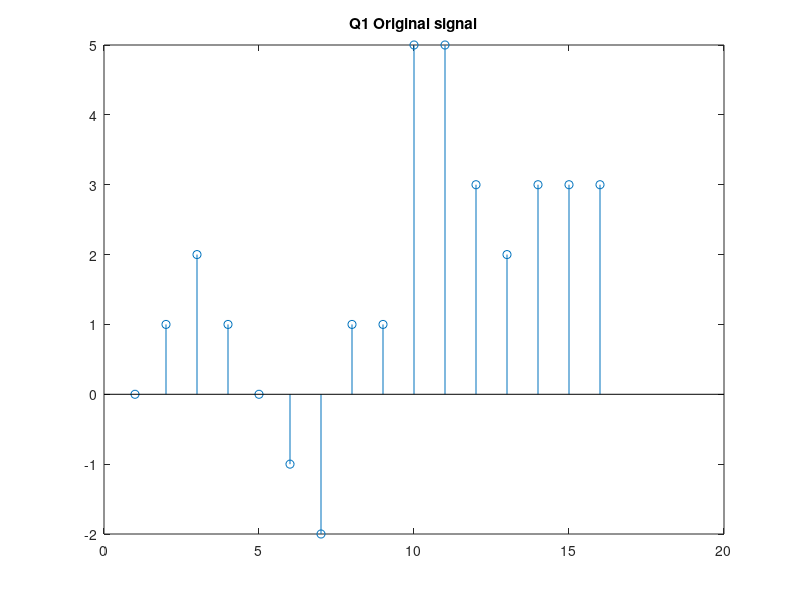

Source code (MATLAB): (Note: this script raises an error after producing the figure.)
%% Main code
clc;
close all;
clear all;

%% Q1

f = [0, 1, 2, 1, 0, -1, -2, 1, 1, 5, 5, 3, 2, 3, 3, 3];

% stem plot of the signal f
figure(1);
stem(f);
title('Q1 Original signal');

%% Q5

% apply level 3 dwt on f
[approx, details] = haar_dwt(f, 3);

% plot approx and details of level 1,2,3
figure(2);
subplot(2,2,1);
stem(approx);
title('Q2 Level 3 approximation');
axis ([0 8 -3 9])

subplot(2,2,2);
stem(details{1});
title('Level 1 details');
axis ([0 8 -3 3])

subplot(2,2,3);
stem(details{2});
title('Level 2 details');
axis ([0 8 -3 3])

subplot(2,2,4);
stem(details{3});
title('Level 3 details');
axis ([0 8 -3 3])

%% Q7

% plot reconstructed signal f with idwt from the approx and details
f_rec1 = haar_idwt(approx, details);
figure(3);
stem(f_rec1);
title('Q7 Reconstructed signal');

% compute squared error of the reconstruction
SE1 = sum((f-f_rec1).^2);

%% Q9

% perform thresholding on the details coefficients with thershold 0.8
[th_details, zero_count] = remove_coeffs(details, 0.8);

% plot reconstructed signal f with idwt from the approx and the thresholded details
f_rec2 = haar_idwt(approx, th_details);
figure(4);
stem(f_rec2);
title('Q9 Reconstructed signal after threshold');

% compute squared error of the reconstruction
SE2 = sum((f-f_rec2).^2); 

%% Q10

% compute squared error and zero count as function of threshold
thresh = 0:0.01:10;
n_thresh = length(thresh);
zero_count_vec = zeros(1, n_thresh);
SE_vec = zeros(1, n_thresh);

for i=1:n_thresh
    % reconstruct the signal from details <= thresh
    [details_temp, zero_count_vec(i)] = remove_coeffs(details, thresh(i));
    f_rec = haar_idwt(approx, details_temp);
    % compute squared error
    SE_vec(i) = sum((f-f_rec).^2); 
end

figure(5);
subplot(2,1,1);
plot(thresh, SE_vec);
title('Q10 Squared Error against threshold');
xlabel('threshold');
ylabel('Squared Error');

subplot(2,1,2);
plot(thresh, zero_count_vec);
title('Zero count against threshold');
xlabel('threshold');
ylabel('zero count');

%% Q14

% read the image and show
I = imread('lena.png');
figure(6);
imshow(I);
title('Q14 original image');

% show the 2D dwt of the image of level 3
wt = haar_image_dwt(I,3);
figure(7);
imshow(wt);
title('Q14 wavelet transform of the image');

figure(8);
imshow(mat2gray(wt));
title('Q14 wavelet transform of the image - grayscale');

%% Q16

% reconstruct the image from the wavelet transform
I_rec = haar_image_idwt(wt,3);
I_rec = uint8(I_rec);
figure(8);
imshow(I_rec);
title('Q16 reconstruction of the image');

% compute the squared error
SE_I = sum(sum((I-I_rec).^2));

%% Q17


%normalize the input image to the range [0,255]
I = uint8(255*mat2gray(I));

% apply dwt on the normalized image
wt = haar_image_dwt(I,3);

% take thresholds from 0 to 1000 in different sacales
T = [0:0.5:10 10:10:100 100:100:600];
n_T = length(T);
compression_ratio = zeros(1, n_T);
N = size(I,1)*size(I,2);
MSE_vec = zeros(1, n_T);
 
wt_T = wt;


for i=1:n_T
    % zero the details coefficietns <= thresh
    zero_ind = (abs(wt)<=T(i)) & (abs(wt) > 1e-10);
    
    %ignore indexes of the approximation (V0) (found in wt(448:512,1:64) )
    zero_ind(448:512,1:64) = 0;
    
    % reconstruct the image from the thresholded wavelet transform and
    % compute the squared error and the compression ratio
    wt_T(zero_ind) = 0;
    I_rec_T = haar_image_idwt(wt_T, 3);
    compression_ratio(i) = sum(sum(zero_ind))/N;
    MSE_vec(i) = sum(sum((I-uint8(I_rec_T)).^2))/N;   
    
    % unzero the details coefficietns
    wt_T = wt;
end

figure(9);
subplot(2,1,1);
plot(T, MSE_vec);
title('Q17 Mean Squared Error against threshold');
xlabel('threshold');
ylabel('MSE');

subplot(2,1,2);
plot(T, compression_ratio);
title('Compression ratio against threshold');
xlabel('threshold');
ylabel('compression ratio');

%% Q18

% pick 3 interesting threshold values 10,100,1000
T = [10 100 1000];
n_T = length(T);
compression_ratio = zeros(1, n_T);
N = size(I,1)*size(I,2);
MSE_vec = zeros(1, n_T);

wt_T = wt;

% show original image
figure();
imshow(I);
title({'Q18 Original image ';'Compression ratio = 0'});

% show 3 images with threshold 10,100,1000
for i=1:n_T
    % zero the details coefficietns <= thresh
    zero_ind = (abs(wt)<=T(i)) & (abs(wt) > 1e-10);
    
    %ignore indexes of the approximation (V0) (found in wt(448:512,1:64) )
    zero_ind(448:512,1:64) = 0;
    
    % reconstruct the image from the thresholded wavelet transform and
    % compute the squared error and the compression ratio
    wt_T(zero_ind) = 0;
    I_rec_T = uint8(haar_image_idwt(wt_T, 3));
    compression_ratio(i) = sum(sum(zero_ind))/N;
    MSE_vec(i) = sum(sum((I-I_rec_T).^2))/N;
    % show the reconstructed image
    figure();
    imshow(I_rec_T);
    title({['Q18 Image reconstructed with threshold of ',num2str(T(i))];['Compression ratio = ',num2str(compression_ratio(i)),'  MSE = ',num2str(MSE_vec(i))]});
end


